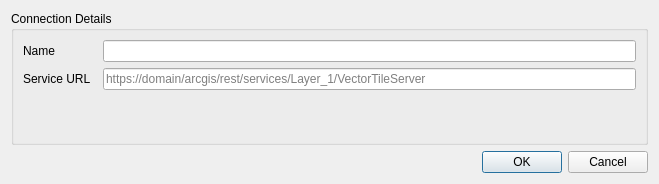
<?xml version="1.0" encoding="UTF-8"?>
<ui version="4.0">
 <class>QgsArcgisVectorTileConnectionDialog</class>
 <widget class="QDialog" name="QgsArcgisVectorTileConnectionDialog">
  <property name="geometry">
   <rect>
    <x>0</x>
    <y>0</y>
    <width>659</width>
    <height>184</height>
   </rect>
  </property>
  <property name="windowTitle">
   <string>ArcGIS Vector Tile Service Connection</string>
  </property>
  <layout class="QVBoxLayout" name="verticalLayout">
   <item>
    <widget class="QGroupBox" name="mGroupBox">
     <property name="title">
      <string>Connection Details</string>
     </property>
     <layout class="QGridLayout" name="gridLayout">
      <item row="0" column="0" colspan="2">
       <widget class="QLabel" name="label">
        <property name="text">
         <string>Name</string>
        </property>
       </widget>
      </item>
      <item row="0" column="2">
       <widget class="QLineEdit" name="mEditName">
        <property name="toolTip">
         <string>Name of the new connection</string>
        </property>
       </widget>
      </item>
      <item row="1" column="0">
       <widget class="QLabel" name="label_2">
        <property name="text">
         <string>Service URL</string>
        </property>
       </widget>
      </item>
      <item row="1" column="2">
       <widget class="QLineEdit" name="mEditUrl">
        <property name="toolTip">
         <string>URL of the VectorTileServer API endpoint, e.g. https://domain/arcgis/rest/services/Layer_1/VectorTileServer</string>
        </property>
        <property name="placeholderText">
         <string>https://domain/arcgis/rest/services/Layer_1/VectorTileServer</string>
        </property>
       </widget>
      </item>
      <item row="5" column="2">
       <spacer name="verticalSpacer">
        <property name="orientation">
         <enum>Qt::Vertical</enum>
        </property>
        <property name="sizeHint" stdset="0">
         <size>
          <width>20</width>
          <height>40</height>
         </size>
        </property>
       </spacer>
      </item>
     </layout>
    </widget>
   </item>
   <item>
    <widget class="QDialogButtonBox" name="buttonBox">
     <property name="orientation">
      <enum>Qt::Horizontal</enum>
     </property>
     <property name="standardButtons">
      <set>QDialogButtonBox::Cancel|QDialogButtonBox::Ok</set>
     </property>
    </widget>
   </item>
  </layout>
 </widget>
 <tabstops>
  <tabstop>mEditName</tabstop>
  <tabstop>mEditUrl</tabstop>
 </tabstops>
 <resources/>
 <connections>
  <connection>
   <sender>buttonBox</sender>
   <signal>accepted()</signal>
   <receiver>QgsArcgisVectorTileConnectionDialog</receiver>
   <slot>accept()</slot>
   <hints>
    <hint type="sourcelabel">
     <x>224</x>
     <y>381</y>
    </hint>
    <hint type="destinationlabel">
     <x>157</x>
     <y>274</y>
    </hint>
   </hints>
  </connection>
  <connection>
   <sender>buttonBox</sender>
   <signal>rejected()</signal>
   <receiver>QgsArcgisVectorTileConnectionDialog</receiver>
   <slot>reject()</slot>
   <hints>
    <hint type="sourcelabel">
     <x>292</x>
     <y>387</y>
    </hint>
    <hint type="destinationlabel">
     <x>286</x>
     <y>274</y>
    </hint>
   </hints>
  </connection>
 </connections>
</ui>
